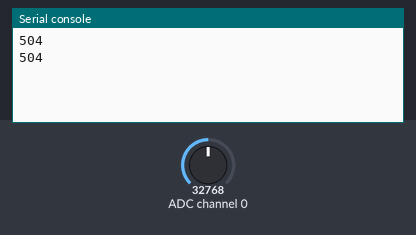
Bench run of a program on a simulated CircuitPython board. Shown: the last lines printed to the serial console. Inputs (shaded band) come from the test bench; at power-on: ADC channel 0 = 32768 (analog values on the 0–65535 scale).

Above: at 1.2 s.
1.3 s: ADC channel 0 set to 45874
At 2.6 s:
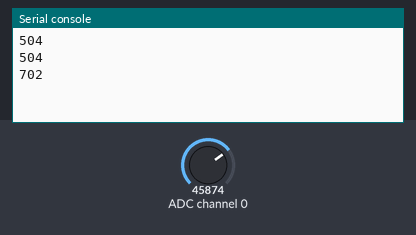
2.8 s: ADC channel 0 set to 57670
At 3.8 s:
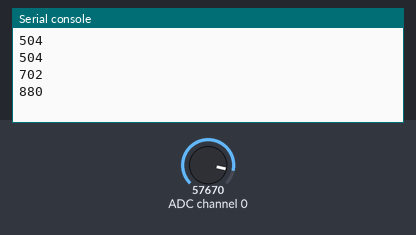
Timing chart, 0 to 5.8 s (numbered marks = the images above; inputs shaded):
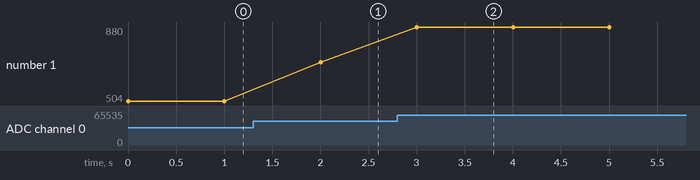

The program:

MQ135.py
```python
from myTools import range_

if __name__=="__main__":
    from ADC import ADC
    from time import sleep


class MQ135:

    def __init__(self, adc):
        self.adc = adc


    def getAirQuality(self):


        self.rawValue = self.adc.getSensorValue( channel=0 )

        return self.calculatePPm( self.rawValue )


    def calculatePPm(self, rawValue):

        return range_(rawValue, 0, 65472, 10, 1000)


if __name__ == "__main__":

    adc = ADC()

    mq135_driver = MQ135(adc)

    while True:

        print( mq135_driver.getAirQuality() )

        sleep(1)
```

myTools.py
```python
def range_(x, in_min, in_max, out_min, out_max) -> int:
    return int( (x-in_min)*(out_max-out_min)/(in_max-in_min) + out_min )
```

ADC.py
```python
# sudo pip3 install adafruit-blinka
# sudo pip3 install adafruit-circuitpython-mcp3xxx

# before enable spi source:https://pimylifeup.com/raspberry-pi-spi/

# in terminal
# sudo raspi-config
# interfacing options -> Enable

import busio
import digitalio
import board
import adafruit_mcp3xxx.mcp3008 as MCP
from adafruit_mcp3xxx.analog_in import AnalogIn

from time import sleep


class ADC ():

    #note:Since to use need to enable SPI in raspberry pi config

    # Create the SPI bus
    spi = busio.SPI(clock=board.SCK, MISO=board.MISO, MOSI=board.MOSI)

    # Create the cs (chip select)
    cs = digitalio.DigitalInOut(board.D5)

    # Create the mcp object
    mcp = MCP.MCP3008(spi, cs)


    # Create analog inputs connected to the input pins on the MCP3008.

    channels = [0, 0, 0, 0, 0, 0, 0, 0]

    channels[0] = AnalogIn(mcp, MCP.P0)
    channels[1] = AnalogIn(mcp, MCP.P1)
    channels[2] = AnalogIn(mcp, MCP.P2)
    channels[3] = AnalogIn(mcp, MCP.P3)
    channels[4] = AnalogIn(mcp, MCP.P4)
    channels[5] = AnalogIn(mcp, MCP.P5)
    channels[6] = AnalogIn(mcp, MCP.P6)
    channels[7] = AnalogIn(mcp, MCP.P7)


    def getSensorValue(self, channel):

        # Read analog sensor values from the channel_X.

        # Returns the value of an ADC pin as an integer.
        # Due to 10-bit accuracy of the chip,
        # the returned values range [0, 65472].

        return  self.channels[channel].value


if __name__ == "__main__":

    channel = 0
    sleep_time = 0.5

    adc = ADC()

    while(True):

        print("channel_", channel, ":" + str(adc.getSensorValue(channel)))

        sleep(sleep_time)  
```

Measured:
- after the input at 1.3 s, the serial console: prints a new line after 0.70 s (image 1)
- after the input at 2.8 s, the serial console: prints a new line after 0.20 s (image 2)
- plotted number 1: 504 → 702 after the input at 1.3 s, 702 → 880 after the input at 2.8 s
